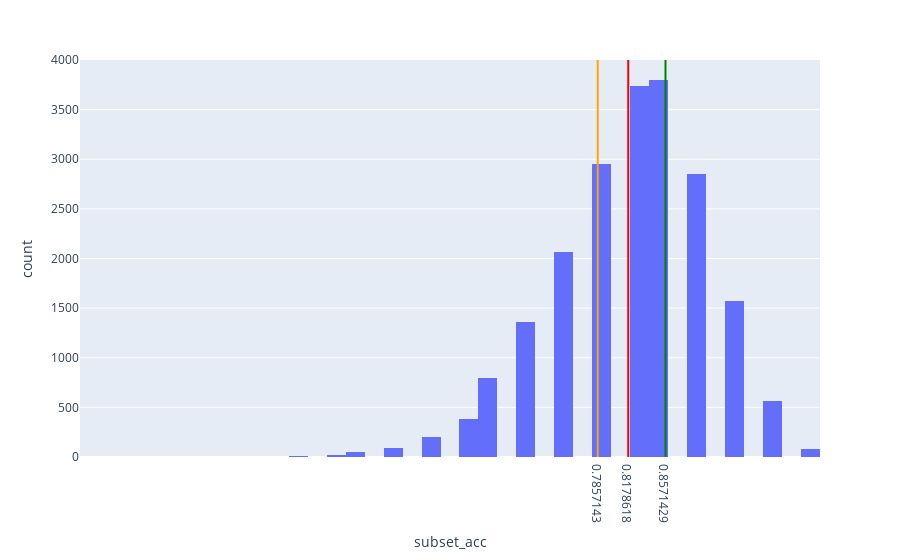

The notebook cell this image was saved under:
### Code cell
meanVal = caseAccDf["subset_acc"].mean()
# medianVal = multilabelCaseDf["subset_acc"].median()
firstQuarter = np.quantile(caseAccDf["subset_acc"].values, 0.25)
thirdQuarter = np.quantile(caseAccDf["subset_acc"].values, 0.75)

fig = px.histogram(caseAccDf, x="subset_acc")
fig.add_vline(x=meanVal, line_width=2, line_color="red")
# fig.add_vline(x=medianVal, line_width=2, line_color="blue")
fig.add_vline(x=firstQuarter, line_width=2, line_color="orange")
fig.add_vline(x=thirdQuarter, line_width=2, line_color="green")

fig.update_layout(
    xaxis = dict(
        tickmode = 'array',
        tickvals = [meanVal, firstQuarter, thirdQuarter],
    )
)

### Figure 1 — Plotly figure (JSON) as saved in the notebook; plotly's stock layout.template omitted (floating-point values rounded to 4 significant figures; data arrays with more than 128 entries replaced by an {"elided": "..."} marker saying what was removed)
{"data": [{"alignmentgroup": "True", "bingroup": "x", "hovertemplate": "subset_acc=%{x}<br>count=%{y}<extra></extra>", "legendgroup": "", "marker": {"color": "#636efa", "pattern": {"shape": ""}}, "name": "", "offsetgroup": "", "orientation": "v", "showlegend": false, "type": "histogram", "x": {"elided": "20547 float values"}, "xaxis": "x", "yaxis": "y"}], "layout": {"barmode": "relative", "legend": {"tracegroupgap": 0}, "margin": {"t": 60}, "shapes": [{"line": {"color": "red", "width": 2}, "type": "line", "x0": 0.8179, "x1": 0.8179, "xref": "x", "y0": 0, "y1": 1, "yref": "y domain"}, {"line": {"color": "orange", "width": 2}, "type": "line", "x0": 0.7857, "x1": 0.7857, "xref": "x", "y0": 0, "y1": 1, "yref": "y domain"}, {"line": {"color": "green", "width": 2}, "type": "line", "x0": 0.8571, "x1": 0.8571, "xref": "x", "y0": 0, "y1": 1, "yref": "y domain"}], "xaxis": {"anchor": "y", "domain": [0, 1], "tickmode": "array", "tickvals": [0.8179, 0.7857, 0.8571], "title": {"text": "subset_acc"}}, "yaxis": {"anchor": "x", "domain": [0, 1], "title": {"text": "count"}}}}
